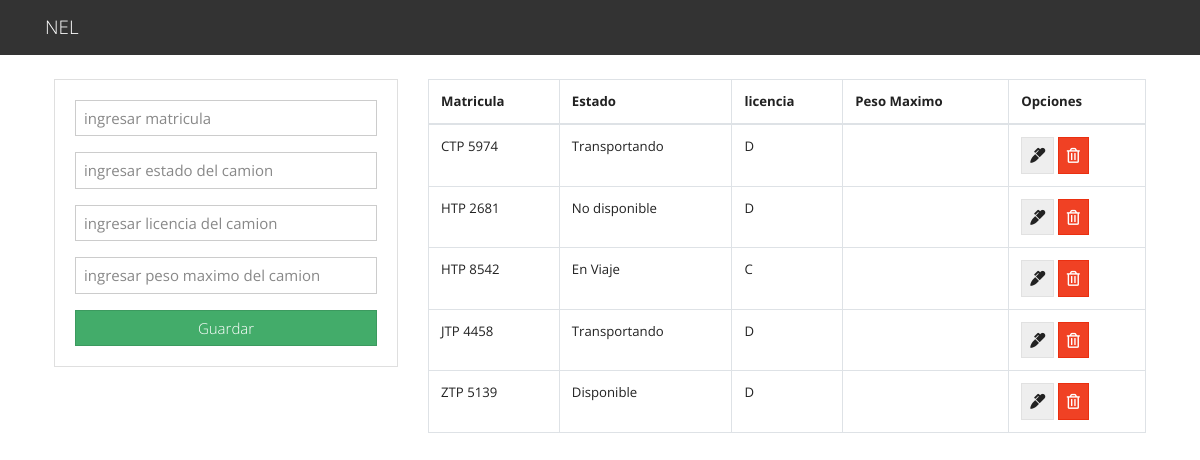
Screenshot of /gestionVehiculo.php with the database file from the repository.
### tables this page shows
Create table Vehiculo (
matricula varchar (10) not null primary key,
licencia varchar (10),
estado varchar (50) not null,
peso_max varchar (10)
);

### gestionVehiculo.php (the view, shortened to what this page needs)
<?php include("config\usersDB.php"); ?>
<?php include('view\home\includes\header.php'); ?>
<main class="container p-4">
  <div class="row">
    <div class="col-md-4">
      <div class="card card-body">
        <form action="save_vehiculo.php" method="POST">
          <div class="form-group">
            <input type="text" name="matricula" class="form-control" placeholder="ingresar matricula" autofocus>
          </div>
          <div class="form-group">
            <input type="text" name="estado" class="form-control" placeholder="ingresar estado del camion" autofocus>
          </div>
          <div class="form-group">
            <input type="text" name="licencia" class="form-control" placeholder="ingresar licencia del camion" autofocus>
          </div>
          <div class="form-group">
            <input type="text" name="pesoMax" class="form-control" placeholder="ingresar peso maximo del camion" autofocus>
          </div>
          <input type="submit" name="save_vehiculo" class="btn btn-success btn-block" value="Guardar">
        </form>
      </div>
    </div>
    <div class="col-md-8">
      <table class="table table-bordered">
        <thead>
          <tr>
            <th>Matricula</th>
            <th>Estado</th>
            <th>licencia</th>
            <th>Peso Maximo</th>
            <th>Opciones</th>
          </tr>
        </thead>
        <tbody>
          <?php
          $query = "SELECT * FROM Vehiculo";
          $result_tasks = mysqli_query($conn, $query);
          while($row = mysqli_fetch_assoc($result_tasks)) { ?>
          <tr>
            <td><?php echo $row['matricula']; ?></td>
            <td><?php echo $row['estado']; ?></td>
            <td><?php echo $row['licencia']; ?></td>
            <td><?php echo $row['pesoMax']; ?></td>
            <td>
              <a href="edit_vehiculo.php?matricula=<?php echo $row['matricula']?>" class="btn btn-secondary">
                <i class="fas fa-marker"></i>
              </a>
              <a href="delete_vehiculo.php?matricula=<?php echo $row['matricula']?>" class="btn btn-danger">
                <i class="far fa-trash-alt"></i>
              </a>
            </td>
          </tr>
          <?php } ?>
        </tbody>
      </table>
    </div>
  </div>
</main>
<?php include('view\home\includes\footer.php'); ?>

### rows the page displays
vehiculo: matricula "CTP 5974", estado "Transportando", licencia "D"
vehiculo: matricula "HTP 2681", estado "No disponible", licencia "D"
vehiculo: matricula "HTP 8542", estado "En Viaje", licencia "C"
vehiculo: matricula "JTP 4458", estado "Transportando", licencia "D"
vehiculo: matricula "ZTP 5139", estado "Disponible", licencia "D"
